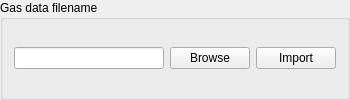
           <widget class="QGroupBox" name="datafileGroupBox">
            <property name="sizePolicy">
             <sizepolicy hsizetype="Fixed" vsizetype="Preferred">
              <horstretch>0</horstretch>
              <verstretch>0</verstretch>
             </sizepolicy>
            </property>
            <property name="title">
             <string>Gas data filename</string>
            </property>
            <layout class="QHBoxLayout" name="horizontalLayout_11">
             <item>
              <layout class="QHBoxLayout" name="horizontalLayout_6">
               <property name="sizeConstraint">
                <enum>QLayout::SetDefaultConstraint</enum>
               </property>
               <item>
                <widget class="QLineEdit" name="inFile_Edit">
                 <property name="sizePolicy">
                  <sizepolicy hsizetype="Fixed" vsizetype="Fixed">
                   <horstretch>0</horstretch>
                   <verstretch>0</verstretch>
                  </sizepolicy>
                 </property>
                 <property name="minimumSize">
                  <size>
                   <width>150</width>
                   <height>0</height>
                  </size>
                 </property>
                 <property name="text">
                  <string/>
                 </property>
                </widget>
               </item>
               <item>
                <widget class="QPushButton" name="gasbrowse_PushBtn">
                 <property name="text">
                  <string>Browse</string>
                 </property>
                </widget>
               </item>
               <item>
                <widget class="QPushButton" name="import_PushBtn">
                 <property name="text">
                  <string>Import</string>
                 </property>
                 <property name="checkable">
                  <bool>false</bool>
                 </property>
                </widget>
               </item>
              </layout>
             </item>
            </layout>
           </widget>
